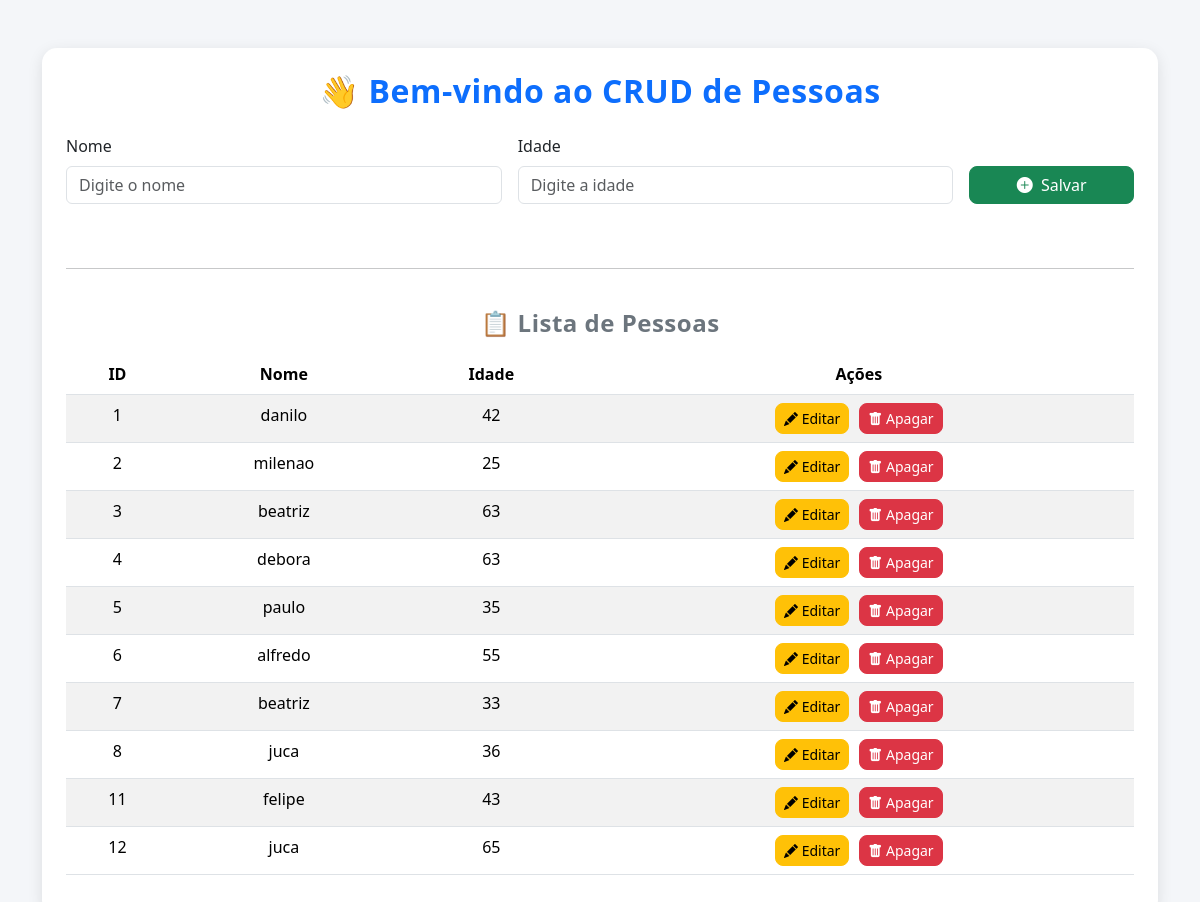
Before: / with the older database file.
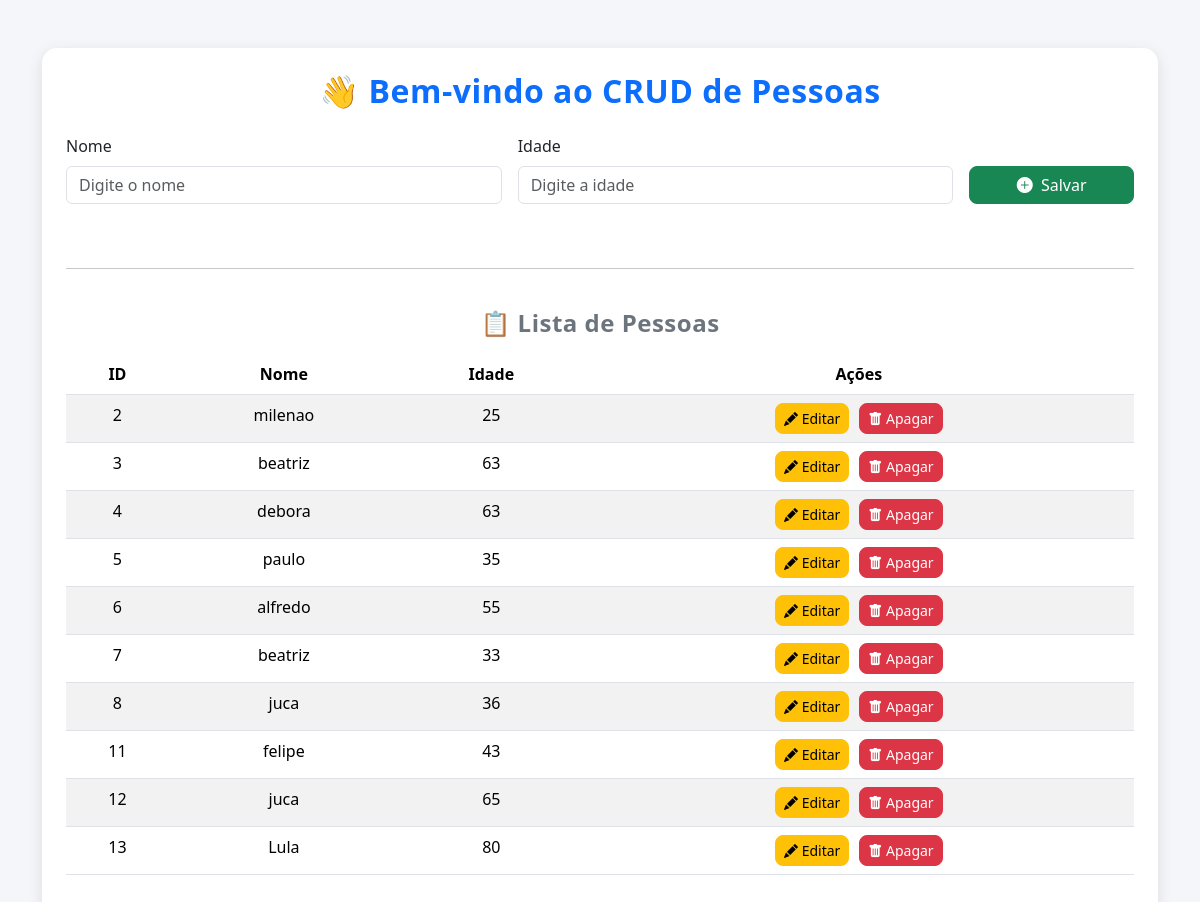
After: the same page with the newer database file.
### crud/models.py (models this page shows, shortened)
class Pessoa (models.Model):
    nome = models.CharField(max_length=50)
    idade = models.IntegerField()

### crud/views.py (the view)
# urls.py: 2. Add a URL to urlpatterns:  path('', views.home, name='home')
def home(request):
    pessoas = Pessoa.objects.all()
    return render(request, 'index.html', {'pessoas': pessoas})

### crud/templates/index.html (shortened to what this page needs)
<!DOCTYPE html>
<html lang="pt-br">
<head>
  <link href="https://cdn.jsdelivr.net/npm/bootstrap@5.3.3/dist/css/bootstrap.min.css" rel="stylesheet">
  <link href="https://cdn.jsdelivr.net/npm/bootstrap-icons@1.11.3/font/bootstrap-icons.css" rel="stylesheet">
</head>
<body>
<div class="container my-5">
  <div class="card p-4">
    <h2 class="text-center text-primary header-title mb-4">
      👋 Bem-vindo ao CRUD de Pessoas
    </h2>
    <form action="{% url 'salvar' %}" method="POST" class="row g-3 mb-5 align-items-end">
      <div class="col-md-5">
        <label for="nome" class="form-label">Nome</label>
        <input type="text" id="nome" name="nome" class="form-control" placeholder="Digite o nome" required>
      </div>
      <div class="col-md-5">
        <label for="idade" class="form-label">Idade</label>
        <input type="number" id="idade" name="idade" class="form-control" placeholder="Digite a idade" required>
      </div>
      <div class="col-md-2 d-grid">
        <button type="submit" class="btn btn-success">
          <i class="bi bi-plus-circle-fill me-1"></i> Salvar
        </button>
      </div>
    </form>
    <hr>
    <h4 class="text-center text-secondary header-title mt-4 mb-3">
      📋 Lista de Pessoas
    </h4>
    <div class="table-responsive">
      <table class="table table-hover table-striped text-center">
        <thead>
          <tr>
            <th>ID</th>
            <th>Nome</th>
            <th>Idade</th>
            <th>Ações</th>
          </tr>
        </thead>
        <tbody>
          {% for pessoa in pessoas %}
          <tr>
            <td>{{ pessoa.id }}</td>
            <td>{{ pessoa.nome }}</td>
            <td>{{ pessoa.idade }}</td>
            <td>
              <div class="actions-cell justify-content-center">
                <a href="{% url 'editar' pessoa.id %}" class="btn btn-warning btn-sm" title="Editar">
                  <i class="bi bi-pencil-fill"></i> Editar
                </a>
                <form action="{% url 'apagar' pessoa.id %}" method="POST" onsubmit="return confirm('Tem certeza que deseja apagar?');">
                  <button type="submit" class="btn btn-danger btn-sm" title="Apagar">
                    <i class="bi bi-trash-fill"></i> Apagar
                  </button>
                </form>
              </div>
            </td>
          </tr>
          {% endfor %} </tbody>
      </table>
    </div>
  </div>
</div>
</body>
</html>

Changed rows visible on the page:
removed Pessoa: id "1", nome "danilo", idade "42"
added Pessoa: id "13", nome "Lula", idade "80"
